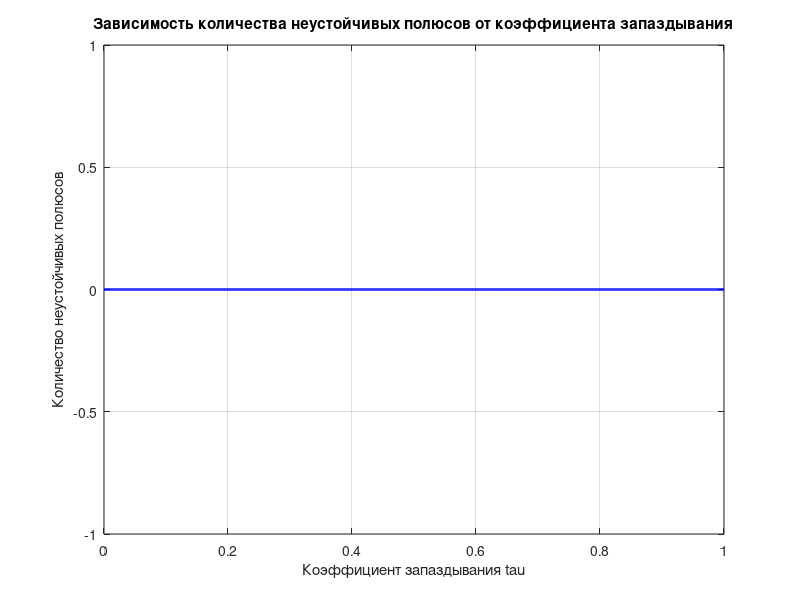

Recreate this plot in MATLAB.
% Определение передаточной функции открытой системы

num_1 = [0 1 -3]; % числитель передаточной функции
den_1 = [1 7 4]; % знаменатель передаточной функции
num_2 = [100 40 4]; % числитель передаточной функции
den_2 = [100 -15 -8 -0.6]; % знаменатель передаточной функции
sys_1 = tf(num_1, den_1);
sys_2 = tf(num_2, den_2);

sys = sys_2;
% Описание диапазона изменения коэффициента запаздывания `tau`
tau = linspace(0, 1, 1000); % от 0 до 1 с 1000 значениями в этом диапазоне

% Вычисление корневого локуса для каждого `tau`
rlocus_points = arrayfun(@(t) pole(feedback(series(sys, tf([1], [t 1])))), tau, 'UniformOutput', false);

% Определение количества неустойчивых полюсов для кажого `tau`
% Неустойчивые полюса имеют положительную вещественную часть
num_unstable_poles = cellfun(@(poles) sum(real(poles) > 0), rlocus_points);

% Отображение графика
figure;
plot(tau, num_unstable_poles, 'b-', 'LineWidth', 2);
xlabel('Коэффициент запаздывания tau');
ylabel('Количество неустойчивых полюсов');
title('Зависимость количества неустойчивых полюсов от коэффициента запаздывания');
grid on;
